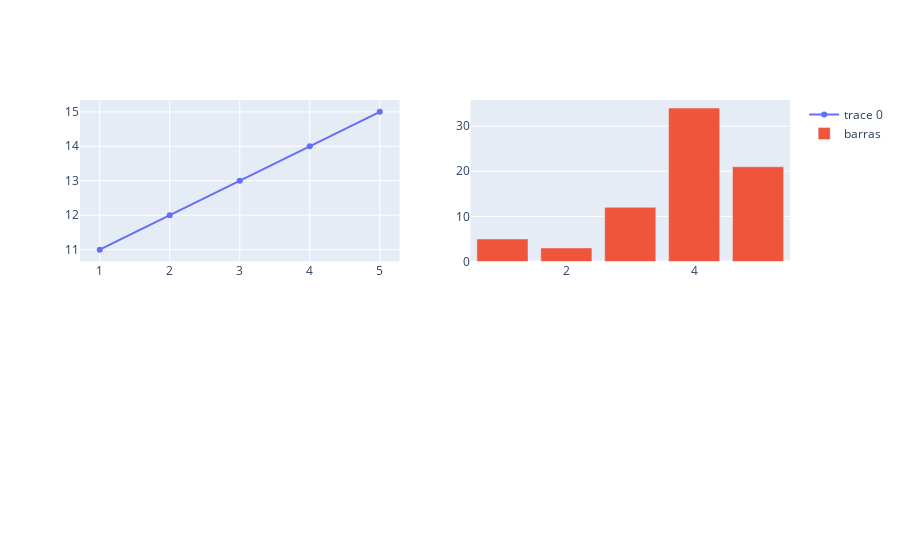

Notebook cell for this chart:
### Code cell
plot2 = go.Bar( x=[1,2,3,4,5], y=[5,3,12,34,21], name='barras')
fig.add_trace(plot2, row=1, col=2)

### Figure 1 — Plotly figure (JSON) as saved in the notebook; plotly's stock layout.template omitted (floating-point values rounded to 4 significant figures)
{"data": [{"mode": "lines+markers", "type": "scatter", "x": [1, 2, 3, 4, 5], "xaxis": "x", "y": [11, 12, 13, 14, 15], "yaxis": "y"}, {"name": "barras", "type": "bar", "x": [1, 2, 3, 4, 5], "xaxis": "x2", "y": [5, 3, 12, 34, 21], "yaxis": "y2"}], "layout": {"xaxis": {"anchor": "y", "domain": [0, 0.45]}, "xaxis2": {"anchor": "y2", "domain": [0.55, 1]}, "xaxis3": {"anchor": "y3", "domain": [0, 0.45]}, "xaxis4": {"anchor": "y4", "domain": [0.55, 1]}, "yaxis": {"anchor": "x", "domain": [0.575, 1]}, "yaxis2": {"anchor": "x2", "domain": [0.575, 1]}, "yaxis3": {"anchor": "x3", "domain": [0, 0.425]}, "yaxis4": {"anchor": "x4", "domain": [0, 0.425]}}}
